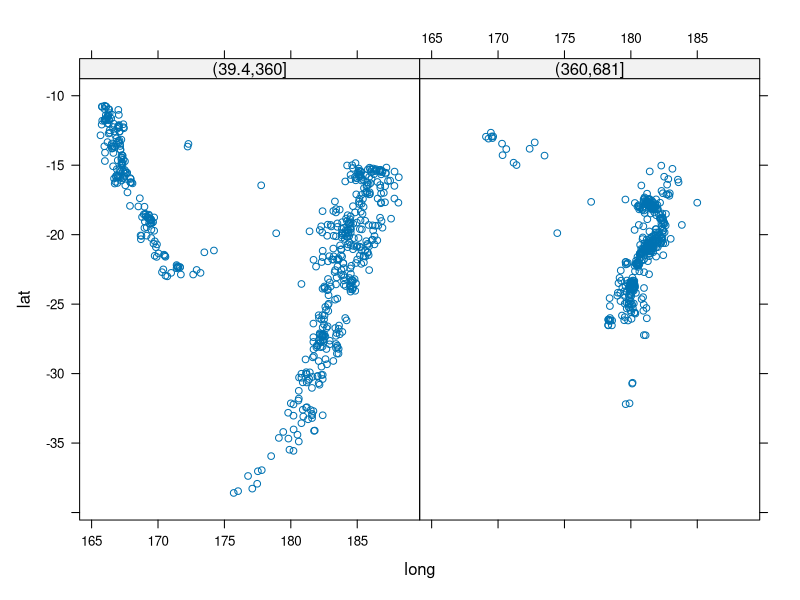
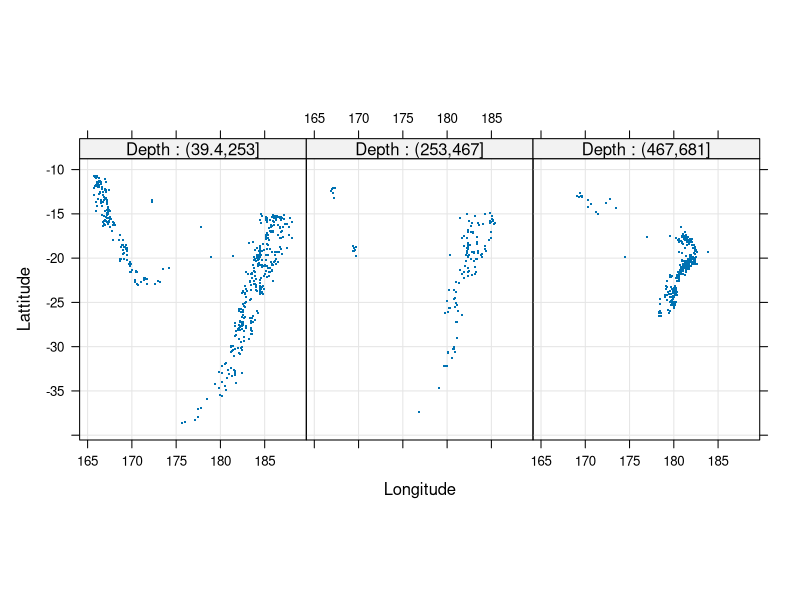
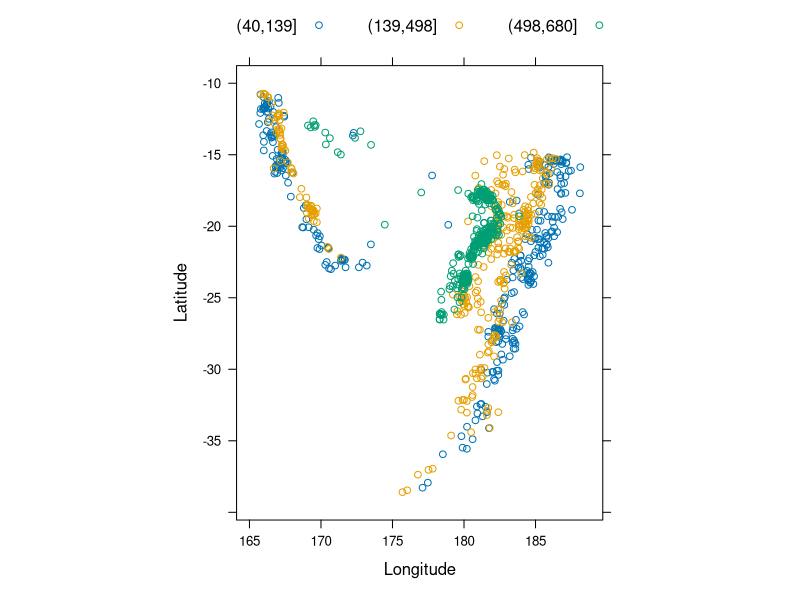
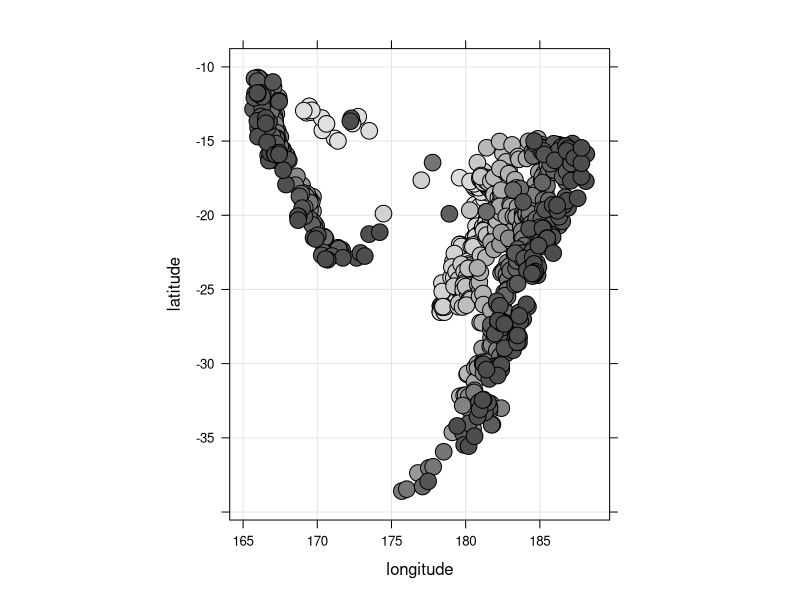
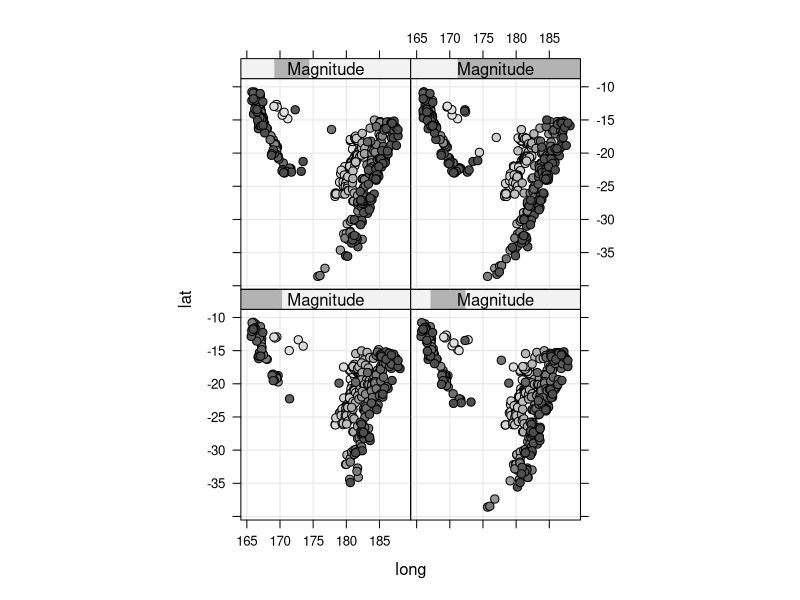
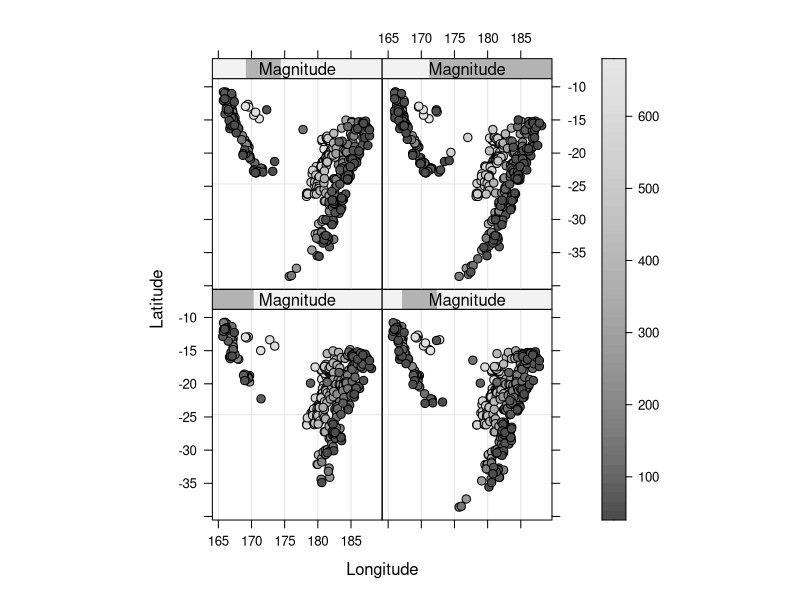

The R script that drew these images, in order: (Note: this script raises an error after producing the figures.)
## ---- chunk 1
library(lattice)
library(latticeExtra)
## ---- chunk 2
quakes
## ---- chunk 3
xyplot(lat ~ long | cut(depth, 2), data = quakes)
## ---- chunk 4
xyplot(lat ~ long | cut(depth, 3),
  data = quakes,
  aspect = "iso", pch = ".", cex = 2, type = c("p", "g"),
  xlab = "Longitude", ylab = "Lattitude",
  strip = strip.custom(strip.names = TRUE, var.name = "Depth")
)
## ---- chunk 5
xyplot(lat ~ long,
  data = quakes, aspect = "iso",
  groups = cut(depth, breaks = quantile(depth, ppoints(4, 1))),
  auto.key = list(columns = 3), title = "Depth",
  xlab = "Longitude", ylab = "Latitude"
)
## ---- chunk 6
depth.col <- grey.colors(100)[cut(quakes$depth, 100, label = FALSE)]
depth.ord <- rev(order(quakes$depth))
xyplot(lat ~ long,
  data = quakes[depth.ord, ],
  aspect = "iso", type = c("p", "g"), col = "black",
  pch = 21, fill = depth.col[depth.ord], cex = 2,
  xlab = "longitude", ylab = "latitude"
)
## ---- chunk 7
quakes$Magnitude <- equal.count(quakes$mag, 4)
quakes$Magnitude
## ---- chunk 8
quakes$color <- depth.col
quakes.ordered <- quakes[depth.ord, ]
quakes.ordered
## ---- chunk 9
xyplot(lat ~ long | Magnitude,
  data = quakes.ordered, col = "black",
  aspect = "iso",
  fill_color = quakes.ordered$color,
  cex = 1,
  panel = function(x, y, fill_color, ..., subscripts) {
    fill <- fill_color[subscripts]
    panel.grid(h = -1, v = -1)
    panel.xyplot(x, y, pch = 21, fill = fill, ...)
  }
)
## ---- chunk 10
depth.breaks <- do.breaks(range(quakes.ordered$depth), 50)
quakes.ordered$color <-
  level.colors(quakes.ordered$depth, at = depth.breaks, col.regions = grey.colors)
xyplot(lat ~ long | Magnitude,
  data = quakes.ordered,
  aspect = "iso", groups = color, cex = 1, col = "black",
  panel = function(x, y, groups, ..., subscripts) {
    fill <- groups[subscripts]
    panel.grid(h = 1, v = -1)
    panel.xyplot(x, y, pch = 21, fill = fill, ...)
  },
  legend = list(
    right = list(
      fun = draw.colorkey,
      args = list(
        key = list(
          col = grey.colors,
          at = depth.breaks
        ),
        draw = FALSE
      )
    )
  ),
  xlab = "Longitude",
  ylab = "Latitude"
)
## ---- chunk 11
data(Earthquake, package = "MEMSS")
Earthquake
## ---- chunk 12
xyplot(accel ~ distance,
  data = Earthquake,
  panel = function(...) {
    panel.grid(h = -1, v = -1)
    panel.xyplot(...)
    panel.loess(...)
  },
  xlab = "Distance From Epicenter (km)",
  ylab = "Maximum Horizontal Accleration (g)"
)
## ---- chunk 13
xyplot(accel ~ distance,
  data = Earthquake,
  type = c("g", "p", "smooth"),
  scales = list(log = 2),
  xlab = "Distance From Epicenter (km)",
  ylab = "Maximum Horizontal Acceleration (g)"
)
## ---- chunk 14
# install.packages("locfit")
library(locfit)
Earthquake$Magnitude <-
  equal.count(Earthquake$Richter, 3, overlap = 0.1)
coef <- coef(lm(log2(accel) ~ log2(distance), data = Earthquake))
xyplot(accel ~ distance | Magnitude,
  data = Earthquake,
  aspect = "iso",
  scales = list(log = 2),
  col.line = "grey", lwd = 2,
  panel = function(...) {
    panel.abline(reg = coef)
    panel.locfit(...)
  },
  xlab = "Distance From Epicenter (km)",
  ylab = "Maximum Horizontal Acceleration (g)"
)
## ---- chunk 15
xyplot(min.temp + max.temp + precip ~ day | month,
  data = SeatacWeather,
  ylab = "Temperature and Rainfall",
  type = "l",
  lty = 1
)
## ---- chunk 16
maxp <- max(SeatacWeather$precip, na.rm = TRUE)
p1 <-
  xyplot(min.temp + max.temp + I(80 * precip / maxp) ~ day | month,
    data = SeatacWeather,
    lty = 1, col = "black",
    type = c("l", "l", "h"),
    ylab = "Temperature and Rainfall",
    distribute.type = TRUE
  )
p1
## ---- chunk 17
update(trellis.last.object(),
  ylab = "Temperature (Fahrenheit) \n and Rainfall (inches)",
  panel = function(...) {
    panel.xyplot(...)
    if (panel.number() == 2) {
      at <- pretty(c(0, maxp))
      panel.axis("right",
        half = FALSE,
        at = at * 80 / maxp, labels = at
      )
    }
  }
)
## ---- chunk 18
library("hexbin")
data(gvhd10, package = "latticeExtra")
xyplot(asinh(SSC.H) ~ asinh(FL2.H) | Days,
  data = gvhd10,
  aspect = 1, panel = panel.hexbinplot,
  .aspect.ratio = 1,
  trans = sqrt
)
## ---- chunk 19
USArrests
## ---- chunk 20
splom(USArrests)
## ---- chunk 21
splom(~ USArrests[c(3, 1, 2, 4)] | state.region,
  pscales = 0, type = c("g", "p", "smooth")
)
## ---- chunk 22
splom(~ data.frame(mpg, disp, hp, drat, wt, qsec),
  data = mtcars,
  groups = cyl, pscales = 0,
  varnames = c(
    "Miles\nper\ngallon", "Displacement\n(cu. in.)",
    "Gross\nhorsepower", "Rear\naxle\nratio",
    "Weight", "1/4 mile\ntime"
  ),
  auto.key = list(columns = 3, title = "Number of Cylinders")
)
## ---- chunk 23
splom(~ mtcars[c(1, 3:7)], data = mtcars, groups = cyl)
## ---- chunk 24
splom(mtcars[c(1, 3:7)], groups = mtcars$cyl)
## ---- chunk 25
parallel(~ mtcars[c(1, 3:7)] | factor(cyl),
  data = mtcars,
  groups = carb, layout = c(3, 1),
  auto.key = list(space = "top", columns = 3)
)
## ---- chunk 26
parallelplot(~ asinh(gvhd10[c(3, 2, 4, 1, 5)]),
  data = gvhd10,
  col = "black",
  subset = (Days == "13"), alpha = 0.01, lty = 1,
  horizontal.axis = FALSE
)
